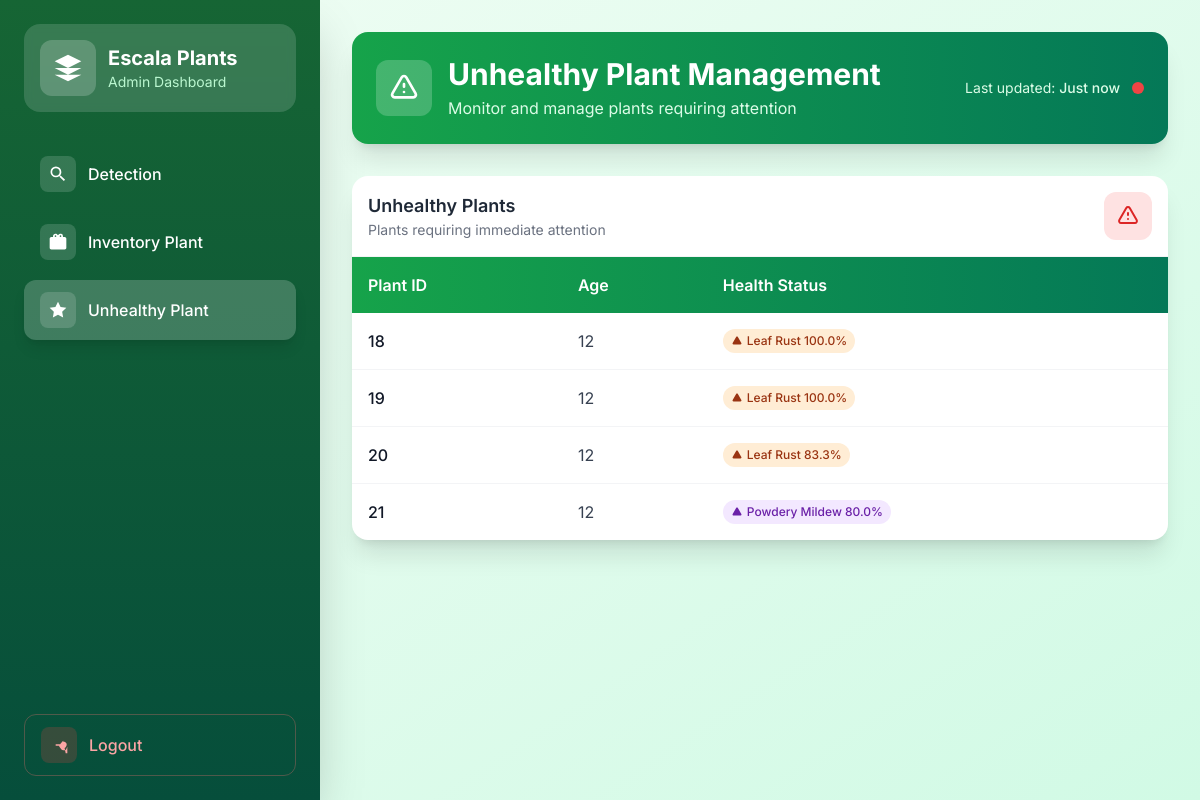
The app's page /track-plant-health/, older data.
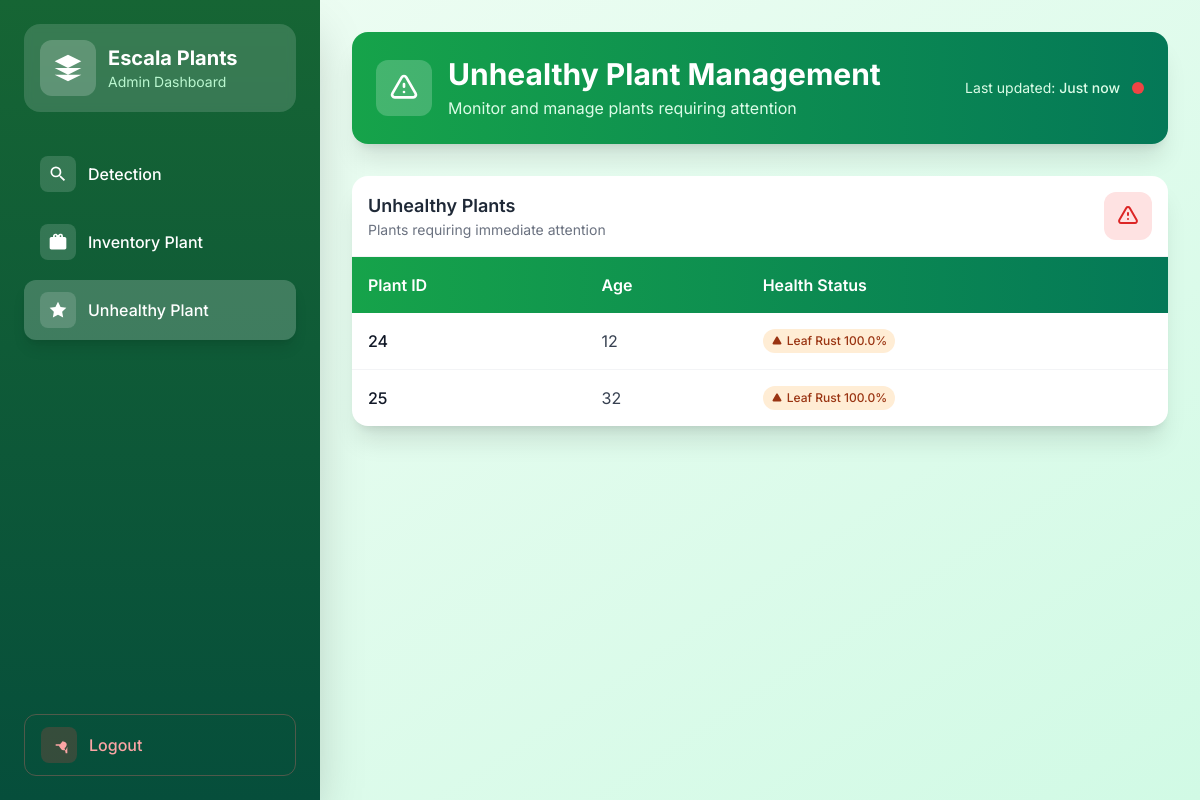
The same page, newer data.
### dashboard/models.py (models this page shows, shortened)
class Plant(models.Model):
    user = models.ForeignKey(settings.AUTH_USER_MODEL, on_delete=models.CASCADE)
    plant_id = models.AutoField(primary_key=True)
    plant_number = models.IntegerField(default=0)
    age = models.IntegerField()
    health_status = models.CharField(max_length=255, default='undetected')
    symptoms = models.CharField(max_length=255, blank=True, null=True)
    tree_analysis = models.OneToOneField(
    'dashboard.TreeAnalysis',
    null=True,
    blank=True,
    on_delete=models.SET_NULL,
    related_name='linked_plant'  # ✅ Add this
)

### dashboard/views.py (the view)
# urls.py: path('track-plant-health/', track_plant_health, name='track_plant_health'),
def track_plant_health(request):
    from django.core.paginator import Paginator
    plants = Plant.objects.all()
    unhealthy_plants_data = []
    for plant in plants:
        latest_analysis = TreeAnalysis.objects.filter(plant=plant).order_by('-created_at').first()
        if latest_analysis:
            latest_analysis.calculate_health()
            if latest_analysis.leaf_rust_percentage > 0 or latest_analysis.powdery_mildew_percentage > 0:
                plant.detection_details = {
                    'leaf_rust_percentage': latest_analysis.leaf_rust_percentage,
                    'powdery_mildew_percentage': latest_analysis.powdery_mildew_percentage,
                }
                unhealthy_plants_data.append(plant)
    paginator = Paginator(unhealthy_plants_data, 5)
    page_number = request.GET.get('page')
    page_obj = paginator.get_page(page_number)
    return render(request, "dashboard/track_plant_health.html", {
        "unhealthy_plants": page_obj,
        "page_obj": page_obj
    })

### dashboard/templates/dashboard/track_plant_health.html (shortened to what the changed rows need)
{% load static %}
<!DOCTYPE html>
<html lang="en">
<head>
    <script src="https://cdn.tailwindcss.com"></script>
</head>
<body class="bg-gradient-to-br from-green-50 to-emerald-100 min-h-screen">
<div class="flex flex-col lg:flex-row min-h-screen">
  <aside id="sidebar" class="bg-gradient-to-b from-green-800 to-emerald-900 text-white w-full lg:w-80 h-auto lg:h-screen p-6 flex-col justify-between hidden lg:flex shadow-2xl">
    <div>
      <div class="bg-white bg-opacity-15 rounded-2xl p-4 mb-8 backdrop-blur-sm">
        <div class="flex items-center space-x-3">
          <div>
            <h1 class="text-xl font-bold">Escala Plants</h1>
          </div>
        </div>
      </div>
    </div>
  </aside>
  <main class="flex-1 p-6 lg:p-8 overflow-x-hidden">
    <div class="max-w-7xl mx-auto">
      <div class="bg-gradient-to-r from-green-600 to-emerald-700 text-white p-6 rounded-2xl shadow-xl mb-8">
          <div class="flex justify-between items-center flex-wrap">
              <div class="flex items-center space-x-4">
                  <div>
                      <h2 class="text-2xl lg:text-3xl font-bold">Unhealthy Plant Management</h2>
                  </div>
              </div>
          </div>
      </div>
      <div class="bg-white rounded-2xl shadow-xl overflow-hidden">
          <div class="overflow-x-auto">
              <table class="min-w-full">
                  <thead>
                      <tr class="bg-gradient-to-r from-green-600 to-emerald-700 text-white">
                          <th class="p-4 text-left font-semibold">Plant ID</th>
                          <th class="p-4 text-left font-semibold">Age</th>
                          <th class="p-4 text-left font-semibold">Health Status</th>
                      </tr>
                  </thead>
                  <tbody class="divide-y divide-gray-100">
                      {% for plant in unhealthy_plants %}
                      <tr class="hover:bg-green-50 transition-colors duration-200">
                          <td class="p-4 font-medium text-gray-900">{{ plant.plant_id }}</td>
                          <td class="p-4 text-gray-700">{{ plant.age }}</td>
                          <td class="p-4">
                              {% if plant.health_status == 'undetected' %}
                                  <span class="inline-flex items-center px-3 py-1 rounded-full text-sm font-medium bg-yellow-100 text-yellow-800">
                                      <svg class="w-4 h-4 mr-1" fill="currentColor" viewBox="0 0 24 24">
                                          <path d="M12 2C6.48 2 2 6.48 2 12s4.48 10 10 10 10-4.48 10-10S17.52 2 12 2zm-2 15l-5-5 1.41-1.41L10 14.17l7.59-7.59L19 8l-9 9z"/>
                                      </svg>
                                      Pending Detection
                                  </span>
                              {% else %}
                                  <div class="flex flex-wrap gap-1">
                                      {% if plant.detection_details and plant.detection_details.leaf_rust_percentage > 0 %}
                                          <span class="inline-flex items-center px-2 py-1 rounded-full text-xs font-medium bg-orange-100 text-orange-800">
                                              <svg class="w-3 h-3 mr-1" fill="currentColor" viewBox="0 0 24 24">
                                                  <path d="M12 9v2m0 4h.01M5.07 19h13.86c1.54 0 2.5-1.66 1.73-3L13.73 4c-.77-1.33-2.69-1.33-3.46 0L3.34 16c-.77 1.34.19 3 1.73 3z"/>
                                              </svg>
                                              Leaf Rust {{ plant.detection_details.leaf_rust_percentage|floatformat:1 }}%
                                          </span>
                                      {% endif %}
                                      {% if plant.detection_details and plant.detection_details.powdery_mildew_percentage > 0 %}
                                          <span class="inline-flex items-center px-2 py-1 rounded-full text-xs font-medium bg-purple-100 text-purple-800">
                                              <svg class="w-3 h-3 mr-1" fill="currentColor" viewBox="0 0 24 24">
                                                  <path d="M12 9v2m0 4h.01M5.07 19h13.86c1.54 0 2.5-1.66 1.73-3L13.73 4c-.77-1.33-2.69-1.33-3.46 0L3.34 16c-.77 1.34.19 3 1.73 3z"/>
                                              </svg>
                                              Powdery Mildew {{ plant.detection_details.powdery_mildew_percentage|floatformat:1 }}%
                                          </span>
                                      {% endif %}
                                  </div>
                              {% endif %}
                          </td>
                      </tr>
                      {% endfor %}
                  </tbody>
              </table>
          </div>
      </div>
    </div>
  </main>
</div>
</body>
</html>

Row changes from the older to the newer data that the page shows:
removed Plant: plant_id "18", age "12", detection_details.leaf_rust_percentage "100.0"
removed Plant: plant_id "19", age "12", detection_details.leaf_rust_percentage "100.0"
removed Plant: plant_id "20", age "12", detection_details.leaf_rust_percentage "83.3"
removed Plant: plant_id "21", age "12", detection_details.powdery_mildew_percentage "80.0"
added Plant: plant_id "24", age "12", detection_details.leaf_rust_percentage "100.0"
added Plant: plant_id "25", age "32", detection_details.leaf_rust_percentage "100.0"
